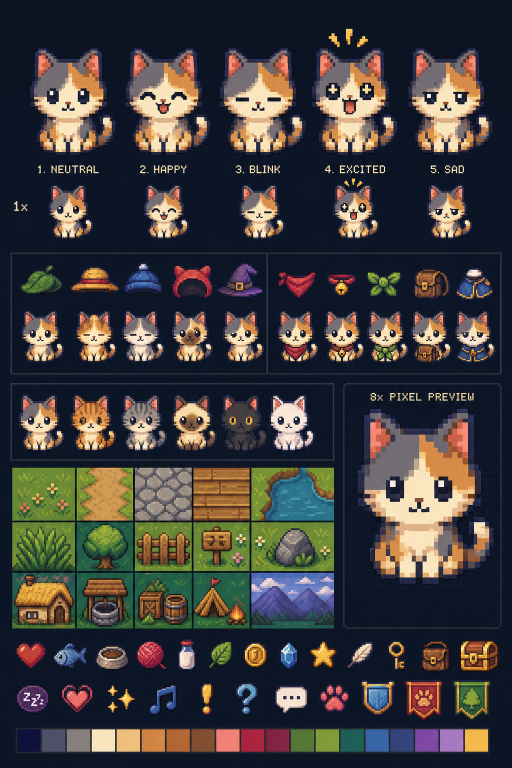
#> input picture art_reference/cat_pixel_art_style_guide.png, 1024 x 1536 px (shown at 1/2 size)
$ python generate_cat_sprites.py
#> lines starting #> are read from the running program, lines starting #| are printed output that depends on the picture
"""Build the firmware cat frames from the approved pixel-art style sheet."""
from collections import deque
from pathlib import Path
from PIL import Image

ROOT = Path(__file__).resolve().parents[1]
SOURCE = ROOT / "art_reference" / "cat_pixel_art_style_guide.png"
OUTPUT = ROOT / "tamagotchi_arcade" / "cat_sprites.h"

WIDTH, HEIGHT = 30, 40
BOXES = [
    (48, 82, 228, 322),   # neutral
    (242, 82, 422, 322),  # happy
    (434, 82, 614, 322),  # blink
    (625, 82, 805, 322),  # excited
    (814, 82, 994, 322),  # sad
]

# Compact 16-color palette sampled from the style guide. Index zero is
# transparent; the remaining entries are stored as RGB565 in the firmware.
RGB = [
    (0, 255, 0), (16, 25, 46), (39, 44, 67), (78, 75, 91),
    (119, 110, 112), (176, 153, 137), (117, 70, 54), (190, 105, 58),
    (224, 145, 76), (247, 188, 107), (242, 215, 170), (255, 239, 201),
    (244, 118, 102), (99, 51, 43), (20, 22, 36), (255, 255, 255),
]


def rgb565(c):
    r, g, b = c
    return ((r >> 3) << 11) | ((g >> 2) << 5) | (b >> 3)


def frame_indices(source, box):
    frame = source.crop(box).resize((WIDTH, HEIGHT), Image.Resampling.NEAREST)
    pixels = list(frame.getdata())

    # Remove only the connected navy sheet background. This deliberately
    # preserves equally dark isolated eye, nose and outline pixels.
    outside, queue = set(), deque()
    queue.extend((x, y) for x in range(WIDTH) for y in (0, HEIGHT - 1))
    queue.extend((x, y) for y in range(HEIGHT) for x in (0, WIDTH - 1))
    while queue:
        x, y = queue.popleft()
        if (x, y) in outside:
            continue
        r, g, b = pixels[y * WIDTH + x]
        if (r - 16) ** 2 + (g - 25) ** 2 + (b - 46) ** 2 > 32 ** 2:
            continue
        outside.add((x, y))
        for dx, dy in ((1, 0), (-1, 0), (0, 1), (0, -1)):
            nx, ny = x + dx, y + dy
            if 0 <= nx < WIDTH and 0 <= ny < HEIGHT:
                queue.append((nx, ny))

    result = []
    for y in range(HEIGHT):
        for x in range(WIDTH):
            if (x, y) in outside:
                result.append(0)
                continue
            r, g, b = pixels[y * WIDTH + x]
            nearest = min(
                range(1, len(RGB)),
                key=lambda i: (r - RGB[i][0]) ** 2 + (g - RGB[i][1]) ** 2 + (b - RGB[i][2]) ** 2,
            )
            result.append(nearest)
    return result


def main():
    source = Image.open(SOURCE).convert("RGB")
#> source is the input picture: PIL image 1024x1536 RGB; mean R, G, B 65, 62.4, 62.1
    frames = [frame_indices(source, box) for box in BOXES]
#> in frame_indices, `frame = source.crop(box).resize((WIDTH, HEIGHT), Image.Resampling.NEAR..`:
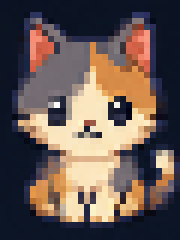
#> frame: PIL image 30x40 RGB (shown 6 times larger); mean R, G, B 103, 88.5, 83.2
#> in frame_indices, `pixels = list(frame.getdata())`: pixels = 1200 items, first 6: (11, 18, 35), (11, 18, 34), (11, 18, 34), (10, 18, 33), (10, 19, 34), (10, 18, 35)
#> the loop in frame_indices, `while queue:` made 2008 passes
#> (r, g, b) on passes 1 to 3: (11, 18, 35), (12, 21, 37), (11, 18, 34)
#> after the loop in frame_indices, `while queue:`: outside = 501 items
#> after the loop in frame_indices, `for y in range(HEIGHT):`: result = 1200 values, max 15 at index 519, min 0 at index 0, mean 4.02
#> call 2 of frame_indices, with box = (242, 82, 422, 322)
#> in frame_indices (call 2), `frame = source.crop(box).resize((WIDTH, HEIGHT), Image.Resampling.NEAR..`:
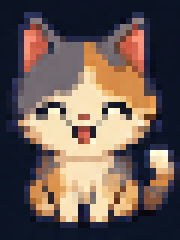
#> frame: PIL image 30x40 RGB (shown 6 times larger); mean R, G, B 106.1, 90.8, 84.1
#> in frame_indices (call 2), `pixels = list(frame.getdata())`: pixels = 1200 items, first 6: (11, 19, 34), (11, 19, 34), (10, 19, 33), (11, 19, 35), (11, 19, 35), (11, 20, 35)
#> the loop in frame_indices (call 2), `while queue:` made 2001 passes
#> (r, g, b) on passes 1 to 3: (11, 19, 34), (11, 20, 36), (11, 19, 34)
#> after the loop in frame_indices (call 2), `while queue:`: outside = 500 items
#> after the loop in frame_indices (call 2), `for y in range(HEIGHT):`: result = 1200 values, max 15 at index 777, min 0 at index 0, mean 4.27
#> call 3 of frame_indices, with box = (434, 82, 614, 322)
#> in frame_indices (call 3), `frame = source.crop(box).resize((WIDTH, HEIGHT), Image.Resampling.NEAR..`:
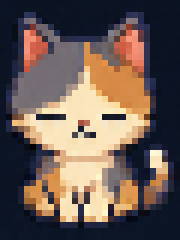
#> frame: PIL image 30x40 RGB (shown 6 times larger); mean R, G, B 105.4, 90.4, 83.7
#> in frame_indices (call 3), `pixels = list(frame.getdata())`: pixels = 1200 items, first 6: (11, 20, 35), (13, 19, 36), (11, 19, 34), (12, 20, 35), (11, 18, 35), (11, 19, 35)
#> the loop in frame_indices (call 3), `while queue:` made 1988 passes
#> (r, g, b) on passes 1 to 3: (11, 20, 35), (13, 21, 38), (13, 19, 36)
#> after the loop in frame_indices (call 3), `while queue:`: outside = 497 items
#> after the loop in frame_indices (call 3), `for y in range(HEIGHT):`: result = 1200 values, max 14 at index 571, min 0 at index 0, mean 4.22
#> call 4 of frame_indices, with box = (625, 82, 805, 322)
#> in frame_indices (call 4), `frame = source.crop(box).resize((WIDTH, HEIGHT), Image.Resampling.NEAR..`:
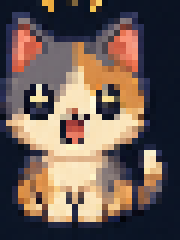
#> frame: PIL image 30x40 RGB (shown 6 times larger); mean R, G, B 107.1, 91, 83.9
#> in frame_indices (call 4), `pixels = list(frame.getdata())`: pixels = 1200 items, first 6: (11, 18, 34), (11, 20, 35), (11, 19, 34), (12, 19, 35), (12, 20, 36), (11, 19, 35)
#> the loop in frame_indices (call 4), `while queue:` made 1900 passes
#> in frame_indices (call 5), `frame = source.crop(box).resize((WIDTH, HEIGHT), Image.Resampling.NEAR..`:
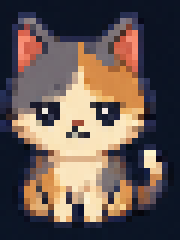
#> frame: PIL image 30x40 RGB (shown 6 times larger); mean R, G, B 100.5, 86.4, 81.6
    lines = [
        "// Generated from art_reference/cat_pixel_art_style_guide.png.",
        "// Run tools/generate_cat_sprites.py after replacing the approved style sheet.",
        "#pragma once",
        "#include <Arduino.h>",
        f"#define CAT_SPRITE_W {WIDTH}",
        f"#define CAT_SPRITE_H {HEIGHT}",
        f"#define CAT_SPRITE_FRAME_COUNT {len(frames)}",
        "static const uint16_t CAT_SPRITE_PALETTE[16] PROGMEM = {",
        "  " + ", ".join(f"0x{rgb565(c):04X}" for c in RGB),
        "};",
        "static const uint8_t CAT_SPRITE_FRAMES[CAT_SPRITE_FRAME_COUNT][CAT_SPRITE_W * CAT_SPRITE_H] PROGMEM = {",
    ]
    for frame in frames:
        lines.append("  {")
        for pos in range(0, len(frame), WIDTH):
            lines.append("    " + ",".join(f"{v:2d}" for v in frame[pos:pos + WIDTH]) + ",")
        lines.append("  },")
#> this loop made 5 passes
    lines.extend(["};", ""])
    OUTPUT.write_text("\n".join(lines))
#> (the run stopped early here; a loop or call above may not have finished)
